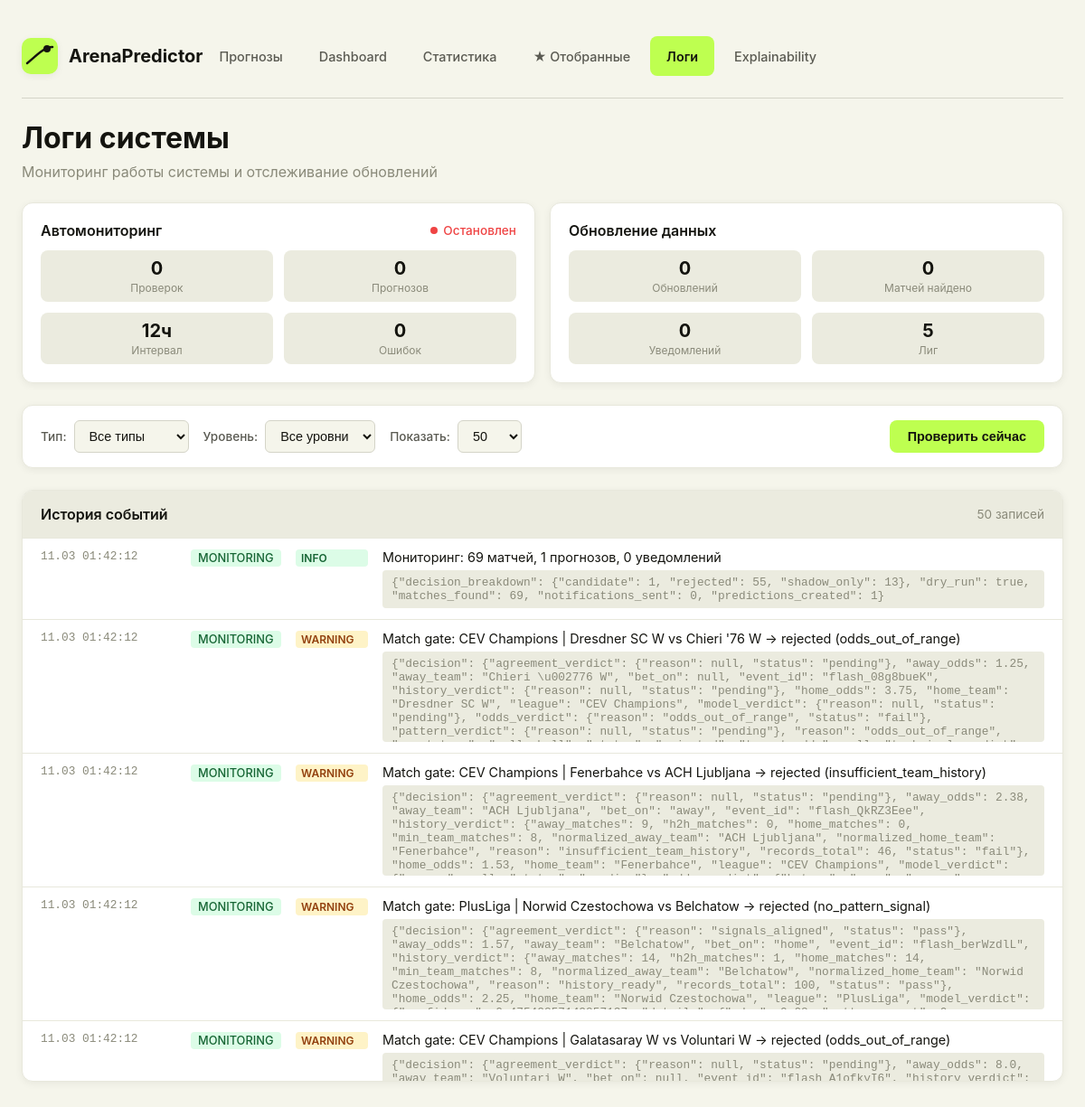
Screenshot of /logs (signed in) with the database file from the repository.
### models.py (models this page shows, shortened)
class SystemLog(db.Model):
    __tablename__ = 'system_logs'
    id = db.Column(db.Integer, primary_key=True)
    timestamp = db.Column(db.DateTime, default=datetime.utcnow, nullable=False, index=True)
    log_type = db.Column(db.String(50), nullable=False, index=True)
    level = db.Column(db.String(20), default='INFO')
    message = db.Column(db.Text, nullable=False)
    details = db.Column(db.JSON)

### src/routes.py (the view)
@routes_bp.route('/logs')
def logs_page():
    from models import SystemLog
    from src.odds_monitor import get_auto_monitor
    from src.data_refresh import get_last_refresh_info
    log_type = request.args.get('type', '')
    level = request.args.get('level', '')
    limit = request.args.get('limit', 50, type=int)
    query = SystemLog.query.order_by(SystemLog.timestamp.desc())
    if log_type:
        query = query.filter(SystemLog.log_type == log_type)
    if level:
        query = query.filter(SystemLog.level == level)
    logs = query.limit(limit).all()
    monitor = get_auto_monitor()
    monitor_stats = monitor.get_stats() if monitor else {}
    refresh_info = get_last_refresh_info() or {}
    log_types = ['data_update', 'monitoring', 'prediction', 'error', 'system']
    levels = ['INFO', 'WARNING', 'ERROR', 'CRITICAL']
    return render_template('logs.html',
                          logs=logs,
                          log_types=log_types,
                          levels=levels,
                          selected_type=log_type,
                          selected_level=level,
                          limit=limit,
                          monitor_stats=monitor_stats,
                          refresh_info=refresh_info)

### app.py (called while the page is built)
@app.before_request
def require_login():
    allowed = ['/auth', '/static', '/favicon', '/@vite']
    path = request.path or '/'
    if any(path.startswith(p) for p in allowed):
        return None
    if not (session.get('sb_user_id') or session.get('user_id')):
        return redirect(url_for('auth_login', next=path))

@app.after_request
def add_header(response):
    response.headers['Cache-Control'] = 'no-store, no-cache, must-revalidate, max-age=0'
    response.headers['Pragma'] = 'no-cache'
    response.headers['Expires'] = '0'
    return response

### src/data_refresh.py (called while the page is built)
def get_refresh_state() -> Dict:
    try:
        if os.path.exists(REFRESH_STATE_FILE):
            with open(REFRESH_STATE_FILE, 'r') as f:
                return json.load(f)
    except Exception as e:
        logger.warning(f"Error reading refresh state: {e}")
    return {}

def get_last_refresh_info() -> Optional[Dict]:
    state = get_refresh_state()
    last_refresh = state.get('last_refresh')
    if last_refresh:
        info = {
            'last_refresh': last_refresh,
            'results': state.get('last_results', {})
        }
        try:
            last_dt = datetime.fromisoformat(last_refresh)
            hours_since = (datetime.utcnow() - last_dt).total_seconds() / 3600
            info['hours_since'] = round(hours_since, 2)
            info['needs_refresh'] = hours_since >= 20
        except (TypeError, ValueError):
            info['hours_since'] = None
            info['needs_refresh'] = True
            info['invalid_timestamp'] = True
        return info
    return None

### src/odds_monitor.py (called while the page is built)
def get_auto_monitor() -> AutoMonitor:
    global _global_monitor
    if _global_monitor is None:
        _global_monitor = AutoMonitor(check_interval=43200)  # 12 часов
    return _global_monitor

    def get_stats(self) -> dict:
        return {
            **self._stats,
            'is_running': self._running,
            'dry_run': self.dry_run,
            'last_check': self._last_check.isoformat() if self._last_check else None,
            'last_data_refresh': self._last_data_refresh.isoformat() if self._last_data_refresh else None,
            'check_interval_hours': self.check_interval // 3600
        }

### templates/logs.html (shortened to what this page needs)
<!DOCTYPE html>
<html lang="ru">
<head>
</head>
<body>
    <div class="app">
        <header>
            <a href="/predictions" class="logo">
                <img src="/static/logo.svg" alt="ArenaPredictor" class="logo-icon">
                <h1>ArenaPredictor</h1>
            </a>
            <nav>
                <a href="/predictions">Прогнозы</a>
                <a href="/dashboard">Dashboard</a>
                <a href="/statistics">Статистика</a>
                <a href="/watchlist">★ Отобранные</a>
                <a href="/logs" class="active">Логи</a>
                <a href="/explainability">Explainability</a>
            </nav>
        </header>
        <h2 class="page-title">Логи системы</h2>
        <p class="page-subtitle">Мониторинг работы системы и отслеживание обновлений</p>
        <div class="status-cards">
            <div class="status-card">
                <div class="status-card-header">
                    <span class="status-card-title">Автомониторинг</span>
                    <div class="status-indicator {% if monitor_stats.get('is_running') %}running{% else %}stopped{% endif %}">
                        <span class="status-dot {% if monitor_stats.get('is_running') %}running{% else %}stopped{% endif %}"></span>
                        {% if monitor_stats.get('is_running') %}Активен{% else %}Остановлен{% endif %}
                    </div>
                </div>
                <div class="status-card-stats">
                    <div class="stat-item">
                        <div class="stat-value">{{ monitor_stats.get('total_checks', 0) }}</div>
                        <div class="stat-label">Проверок</div>
                    </div>
                    <div class="stat-item">
                        <div class="stat-value">{{ monitor_stats.get('predictions_created', 0) }}</div>
                        <div class="stat-label">Прогнозов</div>
                    </div>
                    <div class="stat-item">
                        <div class="stat-value">{{ monitor_stats.get('check_interval_hours', 4) }}ч</div>
                        <div class="stat-label">Интервал</div>
                    </div>
                    <div class="stat-item">
                        <div class="stat-value">{{ monitor_stats.get('errors', 0) }}</div>
                        <div class="stat-label">Ошибок</div>
                    </div>
                </div>
            </div>
            <div class="status-card">
                <div class="status-card-header">
                    <span class="status-card-title">Обновление данных</span>
                </div>
                <div class="status-card-stats">
                    <div class="stat-item">
                        <div class="stat-value">{{ monitor_stats.get('data_refreshes', 0) }}</div>
                        <div class="stat-label">Обновлений</div>
                    </div>
                    <div class="stat-item">
                        <div class="stat-value">{{ monitor_stats.get('matches_found', 0) }}</div>
                        <div class="stat-label">Матчей найдено</div>
                    </div>
                    <div class="stat-item">
                        <div class="stat-value">{{ monitor_stats.get('notifications_sent', 0) }}</div>
                        <div class="stat-label">Уведомлений</div>
                    </div>
                    <div class="stat-item">
                        <div class="stat-value">5</div>
                        <div class="stat-label">Лиг</div>
                    </div>
                </div>
            </div>
        </div>
        <form class="filters" method="GET" action="/logs">
            <div class="filter-group">
                <span class="filter-label">Тип:</span>
                <select name="type" onchange="this.form.submit()">
                    <option value="">Все типы</option>
                </select>
            </div>
            <div class="filter-group">
                <span class="filter-label">Уровень:</span>
                <select name="level" onchange="this.form.submit()">
                    <option value="">Все уровни</option>
                </select>
            </div>
            <div class="filter-group">
                <span class="filter-label">Показать:</span>
                <select name="limit" onchange="this.form.submit()">
                    <option value="50" {% if limit == 50 %}selected{% endif %}>50</option>
                </select>
            </div>
            <button type="button" class="btn btn-primary refresh-btn" onclick="checkNow()">
                Проверить сейчас
            </button>
        </form>
        <div class="logs-container">
            <div class="logs-header">
                <span class="logs-title">История событий</span>
                <span class="logs-count">{{ logs|length }} записей</span>
            </div>
            <div class="logs-list">
                {% if logs %}
                    {% for log in logs %}
                    <div class="log-item">
                        <span class="log-timestamp">{{ log.timestamp.strftime('%d.%m %H:%M:%S') if log.timestamp else '-' }}</span>
                        <span class="log-type {{ log.log_type }}">{{ log.log_type }}</span>
                        <span class="log-level {{ log.level }}">{{ log.level }}</span>
                        <div>
                            <div class="log-message">{{ log.message }}</div>
                            {% if log.details %}
                            <div class="log-details">{{ log.details | tojson }}</div>
                            {% endif %}
                        </div>
                    </div>
                    {% endfor %}
                {% else %}
                    <div class="empty-state">
                        <div class="empty-state-icon">📋</div>
                        <div class="empty-state-title">Нет логов</div>
                        <p>Логи появятся после первой проверки мониторинга</p>
                    </div>
                {% endif %}
            </div>
        </div>
    </div>
</body>
</html>

### rows the page displays
SystemLog: timestamp "11.03 01:42:12", log_type "MONITORING", level "INFO", message "Мониторинг: 69 матчей, 1 прогнозов, 0 уведомлений", details|tojson "{\"decision_breakdown\": {\"candidate\": 1, \"rejected\": 55, \"shadow_only\": 13}, \"dry_run\": true, \"matches_found\": 69, \"notifications_sent\": 0, \"predictions_created\": 1}"
SystemLog: timestamp "11.03 01:42:12", log_type "MONITORING", level "WARNING", message "Match gate: CEV Champions | Dresdner SC W vs Chieri '76 W -> rejected (odds_out_of_range)", details|tojson "{\"decision\": {\"agreement_verdict\": {\"reason\": null, \"status\": \"pending\"}, \"away_odds\": 1.25, \"away_team\": \"Chieri \\u002776 W\", \"bet_on\": null, \"event_id\": \"flash_08g8bueK\", \"history_verdict\": {\"reason\": null, \"status\": \"pending\"}, \"home_odds\": 3.75, \"home_team\": \"Dresdner SC W\", \"league\": \"CEV Champions\", \"model_verdict\": {\"reason\": null, \"status\": \"pending\"}, \"odds_verdict\": {\"reason\": \"odds_out_of_range\", \"status\": \"fail\"}, \"pattern_verdict\": {\"reason\": null, \"status\": \"pending\"}, \"reason\": \"odds_out_of_range\",…"
SystemLog: timestamp "11.03 01:42:12", log_type "MONITORING", level "WARNING", message "Match gate: CEV Champions | Fenerbahce vs ACH Ljubljana -> rejected (insufficient_team_history)", details|tojson "{\"decision\": {\"agreement_verdict\": {\"reason\": null, \"status\": \"pending\"}, \"away_odds\": 2.38, \"away_team\": \"ACH Ljubljana\", \"bet_on\": \"away\", \"event_id\": \"flash_QkRZ3Eee\", \"history_verdict\": {\"away_matches\": 9, \"h2h_matches\": 0, \"home_matches\": 0, \"min_team_matches\": 8, \"normalized_away_team\": \"ACH Ljubljana\", \"normalized_home_team\": \"Fenerbahce\", \"reason\": \"insufficient_team_history\", \"records_total\": 46, \"status\": \"fail\"}, \"home_odds\": 1.53, \"home_team\": \"Fenerbahce\", \"league\": \"CEV Champions\", \"model_verdict\":…"
SystemLog: timestamp "11.03 01:42:12", log_type "MONITORING", level "WARNING", message "Match gate: PlusLiga | Norwid Czestochowa vs Belchatow -> rejected (no_pattern_signal)", details|tojson "{\"decision\": {\"agreement_verdict\": {\"reason\": \"signals_aligned\", \"status\": \"pass\"}, \"away_odds\": 1.57, \"away_team\": \"Belchatow\", \"bet_on\": \"home\", \"event_id\": \"flash_berWzdlL\", \"history_verdict\": {\"away_matches\": 14, \"h2h_matches\": 1, \"home_matches\": 14, \"min_team_matches\": 8, \"normalized_away_team\": \"Belchatow\", \"normalized_home_team\": \"Norwid Czestochowa\", \"reason\": \"history_ready\", \"records_total\": 100, \"status\": \"pass\"}, \"home_odds\": 2.25, \"home_team\": \"Norwid Czestochowa\", \"league\": \"PlusLiga\", \"model_verdict\":…"
SystemLog: timestamp "11.03 01:42:12", log_type "MONITORING", level "WARNING", message "Match gate: CEV Champions | Galatasaray W vs Voluntari W -> rejected (odds_out_of_range)", details|tojson "{\"decision\": {\"agreement_verdict\": {\"reason\": null, \"status\": \"pending\"}, \"away_odds\": 8.0,…"

### other values shown
{{ monitor_stats.get('total_checks', 0) }} "0"
{{ monitor_stats.get('predictions_created', 0) }} "0"
{{ monitor_stats.get('check_interval_hours', 4) }} "12"
{{ monitor_stats.get('errors', 0) }} "0"
{{ monitor_stats.get('data_refreshes', 0) }} "0"
{{ monitor_stats.get('matches_found', 0) }} "0"
{{ monitor_stats.get('notifications_sent', 0) }} "0"
{{ logs|length }} "50"
